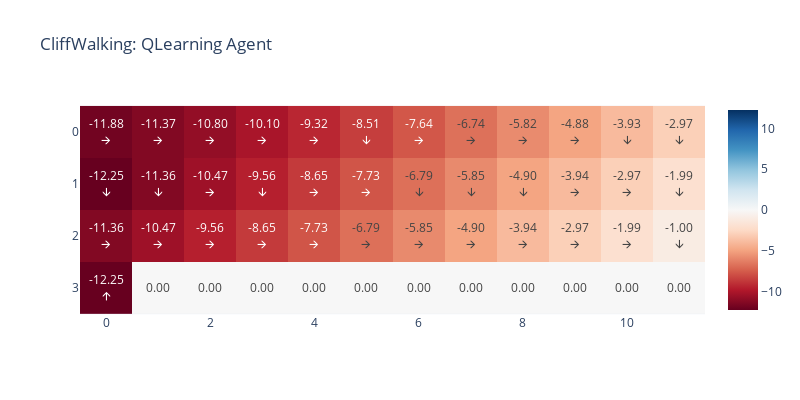
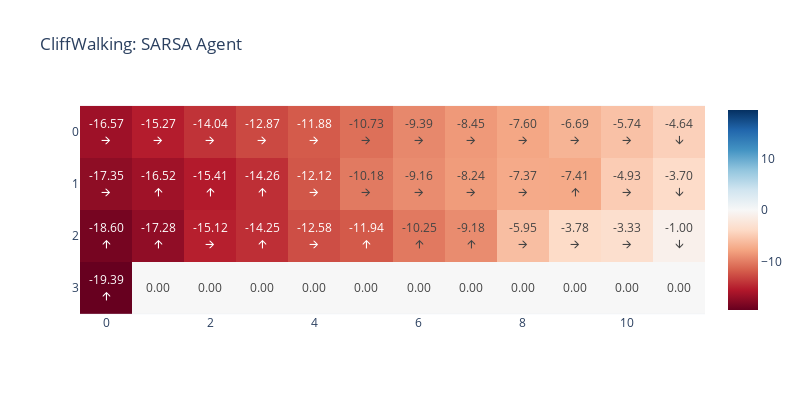
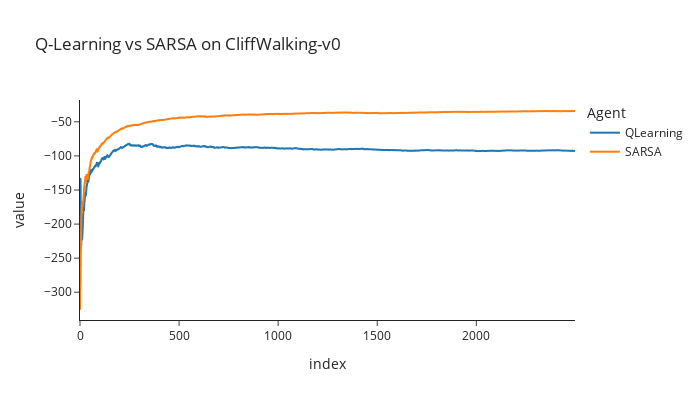

The cell these charts' notebook holds for them, in order:
### Markdown cell above
## CliffWalking

The CliffWalking environment is a classic grid-world problem that tests how agents handle risk-reward tradeoffs:

- The agent starts in the bottom-left corner and needs to reach the goal in the bottom-right corner
- The bottom edge of the grid contains a "cliff" - stepping into it results in a large negative reward (-100) and sends the agent back to start
- Each non-cliff step gives a small negative reward (-1) to encourage finding the shortest path
- The agent can move in 4 directions: up, right, down, left
- The optimal path is to move along the bottom edge next to the cliff, but this is risky due to the exploration policy
- A safer but longer path is to move up and around the cliff area

This environment is particularly useful for comparing SARSA and Q-Learning since they handle the exploration-exploitation tradeoff differently.

### Code cell
gamma = .99
seed = 0

config_cliff = AgentConfig(epsilon=0.2, lr=0.1, optimism=0)
env = gym.make("CliffWalking-v0")
n_runs = 2500
args_cliff = (env, config_cliff, gamma, seed)

returns_list = []
name_list = []
agents = [QLearning(*args_cliff), SARSA(*args_cliff)]

for agent in agents:
    returns = agent.train(n_runs)[1:]
    returns_list.append(utils.cummean(returns))
    name_list.append(agent.name)
    V = agent.Q.max(axis=-1).reshape(4, 12)
    pi = agent.Q.argmax(axis=-1).reshape(4, 12)
    cliffwalk_imshow(V, pi, title=f"CliffWalking: {agent.name} Agent", width=800, height=400)

line(
    returns_list,
    names=name_list,
    template="simple_white",
    title="Q-Learning vs SARSA on CliffWalking-v0",
    labels={"x": "Episode", "y": "Avg. reward", "variable": "Agent"},
    width=700,
    height=400,
)

### Figure 1 — Plotly figure (JSON) as saved in the notebook; plotly's stock layout.template omitted (floating-point values rounded to 4 significant figures)
{"data": [{"coloraxis": "coloraxis", "hovertemplate": "x: %{x}<br>y: %{y}<br>color: %{z}<extra></extra>", "name": "0", "text": [["-11.88<br>🡪", "-11.37<br>🡪", "-10.80<br>🡪", "-10.10<br>🡪", "-9.32<br>🡪", "-8.51<br>🡫", "-7.64<br>🡪", "-6.74<br>🡪", "-5.82<br>🡪", "-4.88<br>🡪", "-3.93<br>🡫", "-2.97<br>🡫"], ["-12.25<br>🡫", "-11.36<br>🡫", "-10.47<br>🡪", "-9.56<br>🡫", "-8.65<br>🡪", "-7.73<br>🡪", "-6.79<br>🡫", "-5.85<br>🡫", "-4.90<br>🡫", "-3.94<br>🡪", "-2.97<br>🡪", "-1.99<br>🡫"], ["-11.36<br>🡪", "-10.47<br>🡪", "-9.56<br>🡪", "-8.65<br>🡪", "-7.73<br>🡪", "-6.79<br>🡪", "-5.85<br>🡪", "-4.90<br>🡪", "-3.94<br>🡪", "-2.97<br>🡪", "-1.99<br>🡪", "-1.00<br>🡫"], ["-12.25<br>🡩", "0.00", "0.00", "0.00", "0.00", "0.00", "0.00", "0.00", "0.00", "0.00", "0.00", "0.00"]], "texttemplate": "%{text}", "type": "heatmap", "xaxis": "x", "yaxis": "y", "z": [[-11.88, -11.37, -10.8, -10.1, -9.317, -8.508, -7.645, -6.742, -5.824, -4.885, -3.933, -2.97], [-12.25, -11.36, -10.47, -9.562, -8.648, -7.726, -6.793, -5.852, -4.901, -3.94, -2.97, -1.99], [-11.36, -10.47, -9.562, -8.648, -7.726, -6.793, -5.852, -4.901, -3.94, -2.97, -1.99, -1.0], [-12.25, 0, 0, 0, 0, 0, 0, 0, 0, 0, 0, 0]]}], "layout": {"coloraxis": {"cmid": 0, "colorscale": [[0, "rgb(103,0,31)"], [0.1, "rgb(178,24,43)"], [0.2, "rgb(214,96,77)"], [0.3, "rgb(244,165,130)"], [0.4, "rgb(253,219,199)"], [0.5, "rgb(247,247,247)"], [0.6, "rgb(209,229,240)"], [0.7, "rgb(146,197,222)"], [0.8, "rgb(67,147,195)"], [0.9, "rgb(33,102,172)"], [1, "rgb(5,48,97)"]]}, "height": 400, "title": {"text": "CliffWalking: QLearning Agent"}, "width": 800, "xaxis": {"anchor": "y", "constrain": "domain", "domain": [0, 1], "scaleanchor": "y"}, "yaxis": {"anchor": "x", "autorange": "reversed", "constrain": "domain", "domain": [0, 1]}}}

### Figure 2 — Plotly figure (JSON) as saved in the notebook; plotly's stock layout.template omitted (floating-point values rounded to 4 significant figures)
{"data": [{"coloraxis": "coloraxis", "hovertemplate": "x: %{x}<br>y: %{y}<br>color: %{z}<extra></extra>", "name": "0", "text": [["-16.57<br>🡪", "-15.27<br>🡪", "-14.04<br>🡪", "-12.87<br>🡪", "-11.88<br>🡪", "-10.73<br>🡪", "-9.39<br>🡪", "-8.45<br>🡪", "-7.60<br>🡪", "-6.69<br>🡪", "-5.74<br>🡪", "-4.64<br>🡫"], ["-17.35<br>🡪", "-16.52<br>🡩", "-15.41<br>🡩", "-14.26<br>🡩", "-12.12<br>🡪", "-10.18<br>🡪", "-9.16<br>🡪", "-8.24<br>🡪", "-7.37<br>🡪", "-7.41<br>🡩", "-4.93<br>🡪", "-3.70<br>🡫"], ["-18.60<br>🡩", "-17.28<br>🡩", "-15.12<br>🡪", "-14.25<br>🡩", "-12.58<br>🡪", "-11.94<br>🡩", "-10.25<br>🡩", "-9.18<br>🡩", "-5.95<br>🡪", "-3.78<br>🡪", "-3.33<br>🡪", "-1.00<br>🡫"], ["-19.39<br>🡩", "0.00", "0.00", "0.00", "0.00", "0.00", "0.00", "0.00", "0.00", "0.00", "0.00", "0.00"]], "texttemplate": "%{text}", "type": "heatmap", "xaxis": "x", "yaxis": "y", "z": [[-16.57, -15.27, -14.04, -12.87, -11.88, -10.73, -9.388, -8.449, -7.598, -6.691, -5.744, -4.636], [-17.35, -16.52, -15.41, -14.26, -12.12, -10.18, -9.157, -8.241, -7.37, -7.413, -4.932, -3.703], [-18.6, -17.28, -15.12, -14.25, -12.58, -11.94, -10.25, -9.177, -5.945, -3.778, -3.334, -1.0], [-19.39, 0, 0, 0, 0, 0, 0, 0, 0, 0, 0, 0]]}], "layout": {"coloraxis": {"cmid": 0, "colorscale": [[0, "rgb(103,0,31)"], [0.1, "rgb(178,24,43)"], [0.2, "rgb(214,96,77)"], [0.3, "rgb(244,165,130)"], [0.4, "rgb(253,219,199)"], [0.5, "rgb(247,247,247)"], [0.6, "rgb(209,229,240)"], [0.7, "rgb(146,197,222)"], [0.8, "rgb(67,147,195)"], [0.9, "rgb(33,102,172)"], [1, "rgb(5,48,97)"]]}, "height": 400, "title": {"text": "CliffWalking: SARSA Agent"}, "width": 800, "xaxis": {"anchor": "y", "constrain": "domain", "domain": [0, 1], "scaleanchor": "y"}, "yaxis": {"anchor": "x", "autorange": "reversed", "constrain": "domain", "domain": [0, 1]}}}

### Figure 3 — Plotly figure (JSON) as saved in the notebook; plotly's stock layout.template omitted (floating-point values rounded to 4 significant figures; data arrays with more than 128 entries replaced by an {"elided": "..."} marker saying what was removed)
{"data": [{"hovertemplate": "Agent=wide_variable_0<br>index=%{x}<br>value=%{y}<extra></extra>", "legendgroup": "wide_variable_0", "line": {"color": "#1F77B4", "dash": "solid"}, "marker": {"symbol": "circle"}, "mode": "lines", "name": "QLearning", "showlegend": true, "type": "scattergl", "x": {"elided": "2499 int values"}, "xaxis": "x", "y": {"elided": "2499 float values"}, "yaxis": "y"}, {"hovertemplate": "Agent=wide_variable_1<br>index=%{x}<br>value=%{y}<extra></extra>", "legendgroup": "wide_variable_1", "line": {"color": "#FF7F0E", "dash": "solid"}, "marker": {"symbol": "circle"}, "mode": "lines", "name": "SARSA", "showlegend": true, "type": "scattergl", "x": {"elided": "2499 int values"}, "xaxis": "x", "y": {"elided": "2499 float values"}, "yaxis": "y"}], "layout": {"height": 400, "hovermode": "x unified", "legend": {"title": {"text": "Agent"}, "tracegroupgap": 0}, "title": {"text": "Q-Learning vs SARSA on CliffWalking-v0"}, "width": 700, "xaxis": {"anchor": "y", "domain": [0, 1], "title": {"text": "index"}}, "yaxis": {"anchor": "x", "domain": [0, 1], "title": {"text": "value"}}}}
